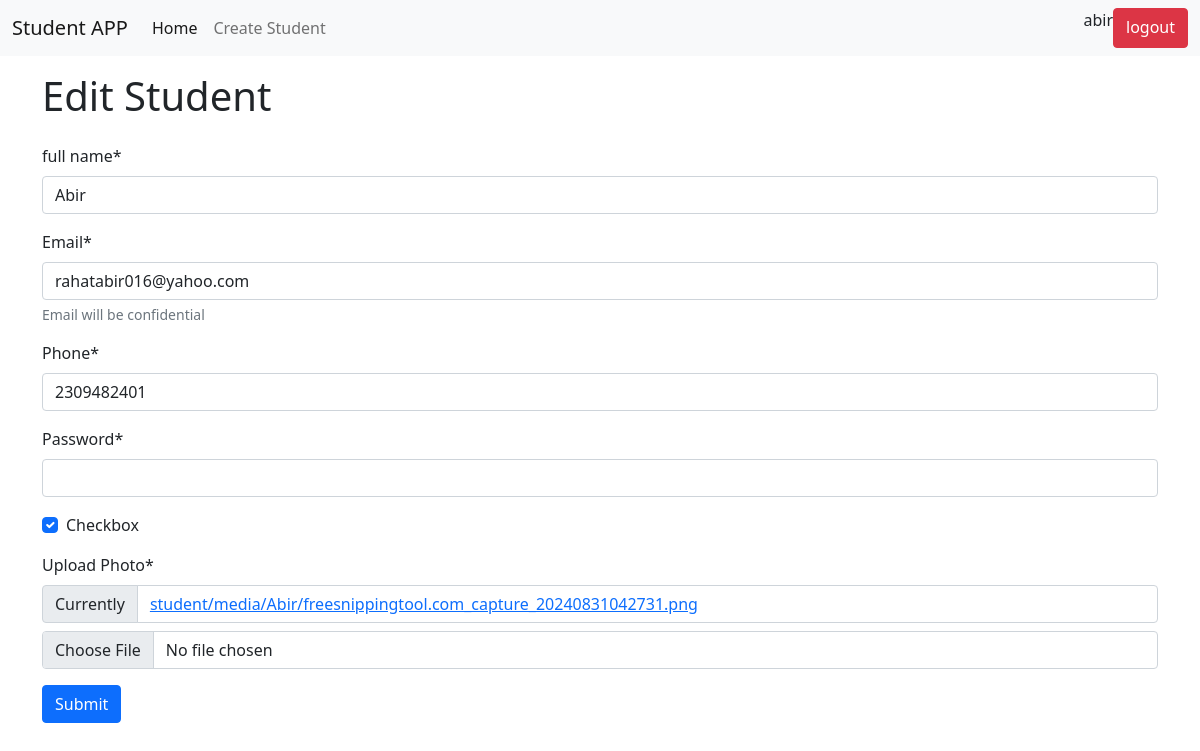
/edit/8/ (signed in), run on the app's committed database.
### student/models.py (models this page shows, shortened)
class Student(models.Model):
    name = models.CharField(max_length=200)
    email = models.EmailField()
    phone = models.CharField(max_length=50)
    password = models.CharField(max_length=50)
    checkbox = models.BooleanField()
    photo = models.ImageField(upload_to=student_directory_name,default=None, null=True)

### student/views.py (the view)
# urls.py: path('edit/<int:id>/',views.update_student, name = 'update_student'),
def update_student(request, id):
    student = models.Student.objects.get(id=id)
    form = forms.StudentForm(instance = student) #showing previous data on form
    if request.method == 'POST':
        form = forms.StudentForm(request.POST, request.FILES, instance=student)#capturing the post request
        if form.is_valid():
            form.save()
            messages.add_message(request, messages.SUCCESS, 'Student Profile Updated successfully.')
            return redirect('home')
    return render(request, 'student/create_student.html', {'form': form, 'edit': True})

### student/forms.py
class StudentForm(forms.ModelForm):
    password = forms.CharField(widget=forms.PasswordInput())
    class Meta:
        model = models.Student
        fields = '__all__'
        labels = {
            'name' : "full name",
            'photo' :"Upload Photo",
        }
        help_texts = {
            'email' : "Email will be confidential",
        }

### student/templates/student/create_student.html (shortened to what this page needs)
{% extends "base.html" %}
{%load crispy_forms_tags %}
{% block content %}
{% if edit %}
    <H1 class="py-3 container">
      Edit Student
    </h1>
    {% else %}
    <H1 class="py-3 container">
      Create New Student
    </h1>
    {% endif %}
    <form class="container" method="post" enctype="multipart/form-data" novalidate>
    {{ form | crispy }}
    <button type="submit" class="btn btn-primary" > Submit </button>
    </form>
{% endblock %}

### templates/base.html (shortened to what this page needs)
{%load crispy_forms_tags %}
{% load static %}
<!DOCTYPE html>
<html lang="en">
  <head>
    <link
      href="https://cdn.jsdelivr.net/npm/bootstrap@5.0.2/dist/css/bootstrap.min.css"
      rel="stylesheet"
    />
  </head>
  <body>
    <nav class="navbar navbar-expand-lg navbar-light bg-light">
      <div class="container-fluid">
        <a class="navbar-brand" href="{% url 'home' %}">Student APP</a>
        <div class="collapse navbar-collapse" id="navbarSupportedContent">
          <ul class="navbar-nav me-auto mb-2 mb-lg-0">
            <li class="nav-item">
              <a class="nav-link active" aria-current="page" href="{% url 'home' %}">Home</a>
            </li>
            <li class="nav-item">
              <a class="nav-link" href="{% url 'create_student' %}">Create Student</a>
            </li>
          </ul>
          {% if user.is_authenticated %}
            <div class="d-flex">
              <p>{{ user.username }}</p>
              <a href ="{% url 'user_logout' %}" class = "btn btn-danger" > logout </a>
            </div>
          {% else %}
            <div class="d-flex">
              <a href ="{% url 'signup' %}" class = "btn btn-warning mx-3" > Sign up </a>
              <a href ="{% url 'user_login' %}" class = "btn btn-danger" > Login </a>
          </div>
          {% endif %}
        </div>
      </div>
    </nav>
    {% block content %}
    {% endblock %}
  </body>
</html>

### data on the page
Student: name "Abir", email "rahatabir016@yahoo.com", phone "2309482401", checkbox "☑"

### other printed values
{{ user.username }} "abir"
